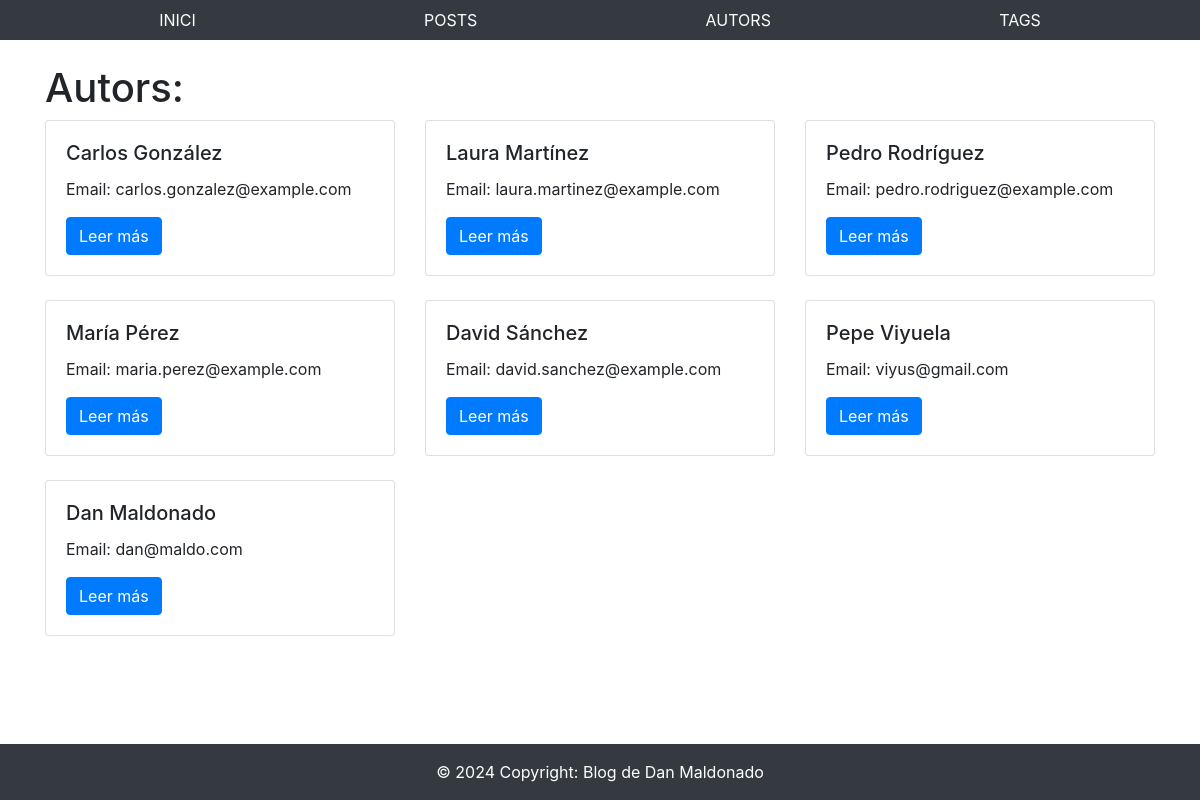
/autors/, run on the app's committed database.
### blog/models.py (models this page shows, shortened)
class Author(models.Model):
    first_name = models.CharField(max_length=100, validators=[MinLengthValidator(1), MaxLengthValidator(100)])
    last_name = models.CharField(max_length=100, validators=[MinLengthValidator(1), MaxLengthValidator(100)])
    email = models.EmailField(unique=True, validators=[EmailValidator()])

### blog/views.py (the view)
# urls.py: path('autors/', views.authors_list, name='authors_list'),
def authors_list(request):
    authors = Author.objects.all()
    return render(request, 'my_site/all_authors.html', {'authors': authors})

### blog/templates/my_site/all_authors.html (shortened to what this page needs)
{% extends 'base.html' %}
{% load static %}
{% block content %}
<div class="container mt-4">
    <h1>Autors:</h1>
    <div class="row">
        {% for author in authors %}
        <div class="col-md-4 mb-4">
            <div class="card">
                <div class="card-body">
                    <h5 class="card-title">{{ author.first_name }} {{ author.last_name }}</h5>
                    <p class="card-text">Email: {{ author.email }}</p>
                    <a href="{{ author.id }}" class="btn btn-primary">Leer más</a>
                </div>
            </div>
        </div>
        {% endfor %}
    </div>
</div>
{% endblock %}

### data on the page
Author: first_name "Carlos", last_name "González", email "carlos.gonzalez@example.com"
Author: first_name "Laura", last_name "Martínez", email "laura.martinez@example.com"
Author: first_name "Pedro", last_name "Rodríguez", email "pedro.rodriguez@example.com"
Author: first_name "María", last_name "Pérez", email "maria.perez@example.com"
Author: first_name "David", last_name "Sánchez", email "david.sanchez@example.com"
Author: first_name "Pepe", last_name "Viyuela", email "viyus@gmail.com"
Author: first_name "Dan", last_name "Maldonado", email "dan@maldo.com"
